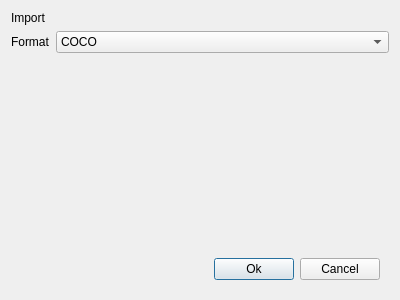
<?xml version="1.0" encoding="UTF-8"?>
<ui version="4.0">
 <class>ImportDialog</class>
 <widget class="QDialog" name="ImportDialog">
  <property name="geometry">
   <rect>
    <x>0</x>
    <y>0</y>
    <width>400</width>
    <height>300</height>
   </rect>
  </property>
  <property name="windowTitle">
   <string>Dialog</string>
  </property>
  <layout class="QVBoxLayout" name="verticalLayout">
   <item>
    <widget class="QLabel" name="label">
     <property name="sizePolicy">
      <sizepolicy hsizetype="Preferred" vsizetype="Fixed">
       <horstretch>0</horstretch>
       <verstretch>0</verstretch>
      </sizepolicy>
     </property>
     <property name="text">
      <string>Import</string>
     </property>
    </widget>
   </item>
   <item>
    <layout class="QFormLayout" name="formLayout">
     <item row="0" column="0">
      <widget class="QLabel" name="formatLabel">
       <property name="text">
        <string>Format</string>
       </property>
      </widget>
     </item>
     <item row="0" column="1">
      <widget class="QComboBox" name="formatCombo">
       <item>
        <property name="text">
         <string>COCO</string>
        </property>
       </item>
      </widget>
     </item>
    </layout>
   </item>
   <item>
    <widget class="QWidget" name="widget" native="true">
     <property name="sizePolicy">
      <sizepolicy hsizetype="Preferred" vsizetype="Fixed">
       <horstretch>0</horstretch>
       <verstretch>0</verstretch>
      </sizepolicy>
     </property>
     <layout class="QHBoxLayout" name="horizontalLayout">
      <item>
       <spacer name="horizontalSpacer">
        <property name="orientation">
         <enum>Qt::Orientation::Horizontal</enum>
        </property>
        <property name="sizeHint" stdset="0">
         <size>
          <width>40</width>
          <height>20</height>
         </size>
        </property>
       </spacer>
      </item>
      <item>
       <widget class="QPushButton" name="okBtn">
        <property name="text">
         <string>Ok</string>
        </property>
       </widget>
      </item>
      <item>
       <widget class="QPushButton" name="cancelBtn">
        <property name="text">
         <string>Cancel</string>
        </property>
       </widget>
      </item>
     </layout>
    </widget>
   </item>
  </layout>
 </widget>
 <resources/>
 <connections/>
</ui>
